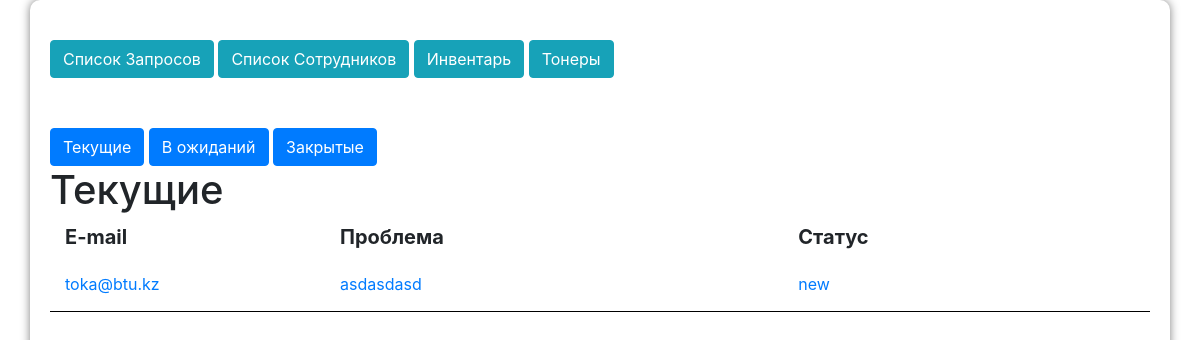
Before: /zapros_list (signed in) with the older database file.
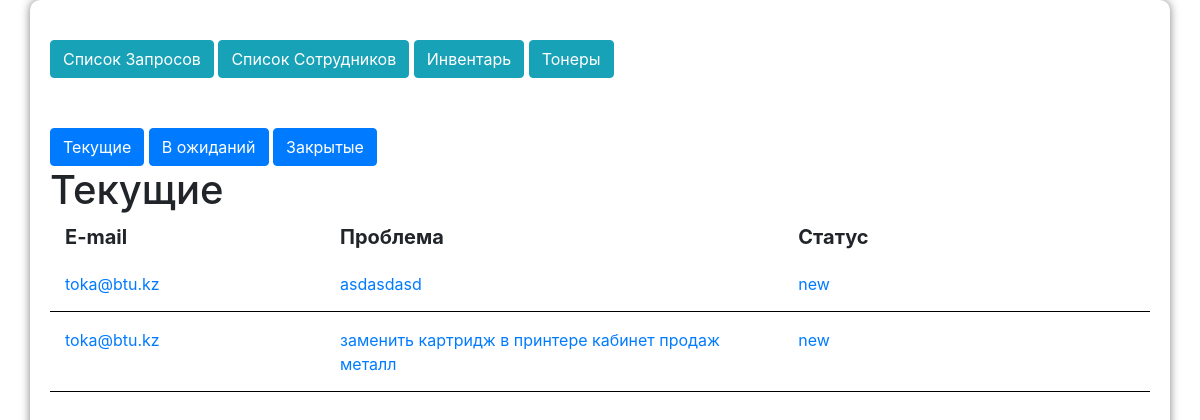
After: the same page with the newer database file.
### blog/models.py (models this page shows, shortened)
class Zapros(models.Model):
    name = models.CharField('Почта',max_length=200, default='')
    problem = models.TextField('Опишите проблему',max_length=200, default='')
    unique_id = get_random_string(length=32)
    verification = models.CharField(unique_id, max_length=200, default = unique_id)
    status = models.CharField('Статус', max_length=200, default = 'new')
    def __str__(self):
        return self.name

### blog/views.py (the view)
# urls.py: path('zapros_list', views.zapros_list, name='zapros_list'),
def zapros_list(request):
    zaprosy = Zapros.objects.order_by('name')
    finisheds = Finished.objects.order_by('name')
    context = {
        'zaprosy': zaprosy,
        'finisheds': finisheds
    }
    return render(request, 'blog/zapros_list.html', context)

### blog/templates/blog/zapros_list.html (shortened to what this page needs)
{% extends 'blog/base.html' %}
{% block content %}
    {% if user.is_authenticated %}
        <div class="zapros_main">
            <div class="choices">
                <button class="btn btn-primary" id='1' onclick="zapros_choice(this.id)">Текущие</button>
                <button class="btn btn-primary" id='2' onclick="zapros_choice(this.id)">В ожиданий</button>
                <button class="btn btn-primary" id='3' onclick="zapros_choice(this.id)">Закрытые</button>
            </div>
            <div class="list zapros_list" id="list1">
                <h1>Текущие</h1>
                <div class="row">
                    <div class="col-md-3 title">E-mail</div>
                    <div class="col-md-5 title">Проблема</div>
                    <div class="col-md-2 title">Статус</div>
                </div>
                {% for zapros in zaprosy %}
                    {% if zapros.status == 'new' %}
                        <div class="row zapros">
                            <a href="{% url 'zapros_detail' zapros.pk %}">
                                <div class="row">
                                    <div class="col-md-3">{{ zapros }}</div>
                                    <div class="col-md-5">{{ zapros.problem }}</div>
                                    <div class="col-md-2">{{ zapros.status }}</div>
                                </div>
                            </a>
                            <br>
                        </div>
                    {% endif %}
                {% endfor %}
            </div>
        </div>
    {% endif %}
    {% endblock %}

Changed rows visible on the page:
added Zapros: name "toka@btu.kz", problem "заменить картридж в принтере кабинет продаж металл", status "new"
